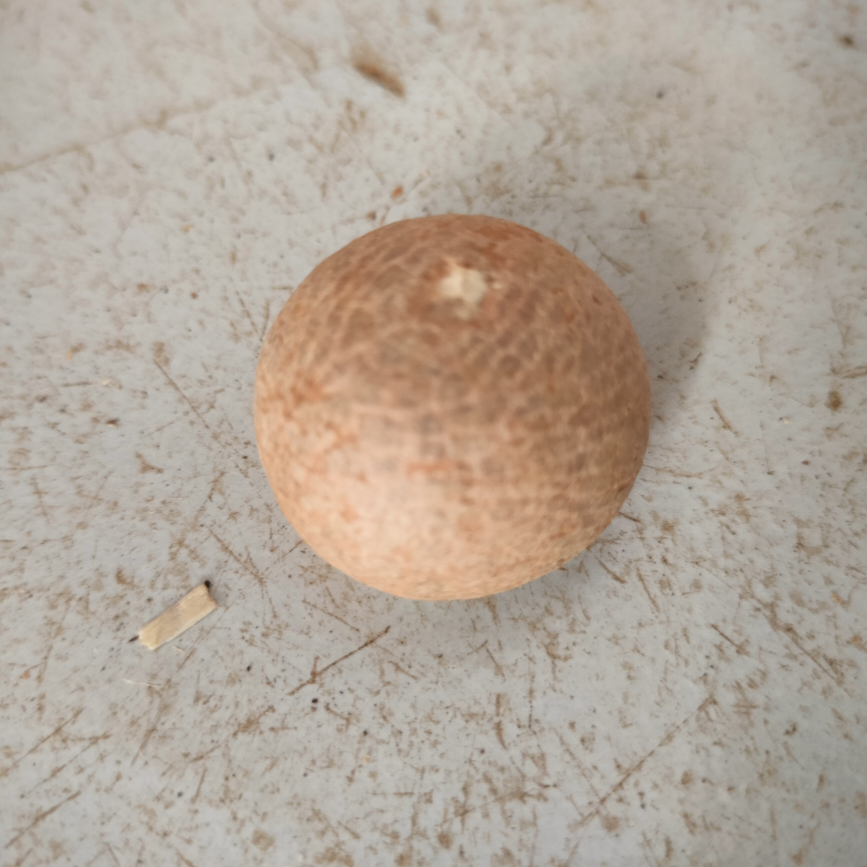
#> input picture dataset/high/High 02.jpg, 3468 x 3468 px (shown at 1/4 size); its folder holds only this picture in this run
$ python model_training.py
#> lines starting #> are read from the running program, lines starting #| are printed output that depends on the picture
import os
import joblib
import numpy as np
import cv2
from sklearn.model_selection import train_test_split
from sklearn.ensemble import RandomForestClassifier
from sklearn.metrics import classification_report, accuracy_score

# Paths and Parameters
DATASET_DIR = "./dataset"
IMAGE_SIZE = (64, 64)  # Resize all images to 64x64
VALID_EXTENSIONS = ('.jpg', '.jpeg', '.png', '.bmp')  # Supported image formats

# Load Dataset
def load_data():
    labels = []
    data = []
    categories = ['high', 'medium', 'low']

    for category in categories:
        path = os.path.join(DATASET_DIR, category)
        class_num = categories.index(category)  # 0: high, 1: medium, 2: low

        for img_name in os.listdir(path):
            if not img_name.lower().endswith(VALID_EXTENSIONS):
                continue  # Skip non-image files like desktop.ini

            img_path = os.path.join(path, img_name)
            img = cv2.imread(img_path)
#> img is the input picture: shape (3468, 3468, 3); mean B, G, R 152.7, 165.6, 177.9

            if img is None:
                print(f"Warning: Failed to load image {img_path}")
                continue

            try:
                img_resized = cv2.resize(img, IMAGE_SIZE)
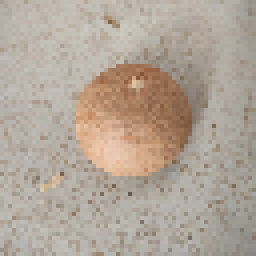
#> img_resized: shape (64, 64, 3) (shown 4 times larger); mean B, G, R 152.7, 165.6, 177.8
                # Optional: Normalize image pixels (uncomment if needed)
                # img_resized = img_resized / 255.0
                data.append(img_resized.flatten())
                labels.append(class_num)
            except Exception as e:
                print(f"Error processing image {img_path}: {e}")

    return np.array(data), np.array(labels)

# Load data
#> (the run stopped early here; a loop or call above may not have finished)
